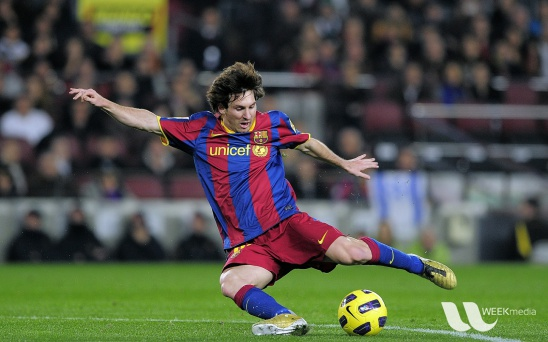
#> input picture img/messi5.jpg, 548 x 342 px
$ python FourierTransform.py
#> lines starting #> are read from the running program, lines starting #| are printed output that depends on the picture
import cv2 as cv
import numpy as np
from matplotlib import pyplot as plt

img = cv.imread('../img/messi5.jpg', 0)
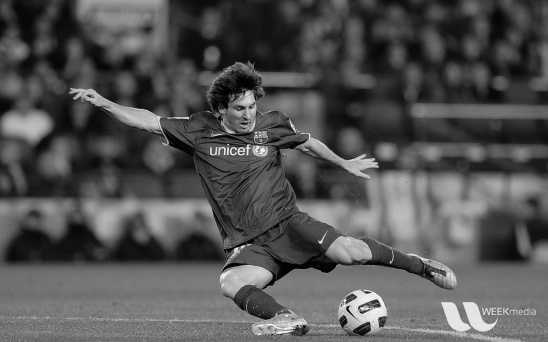
#> img: shape (342, 548); min 0, max 253, mean 83.3
f = np.fft.fft2(img)
fshift = np.fft.fftshift(f)
magnitude_spectrum = 20*np.log(np.abs(fshift))
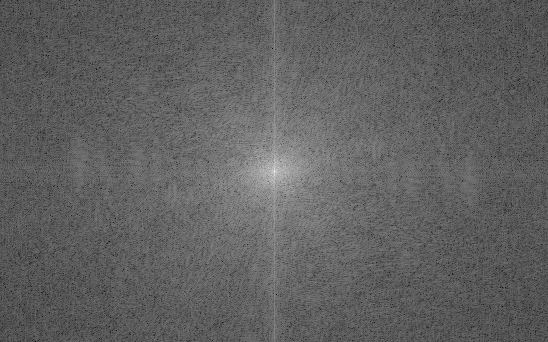
#> magnitude_spectrum: shape (342, 548) float64; min 52.51, max 331.3, mean 158.5; drawn with min black and max white

magnitude_spectrum_notshifted = 20*np.log(np.abs(f))
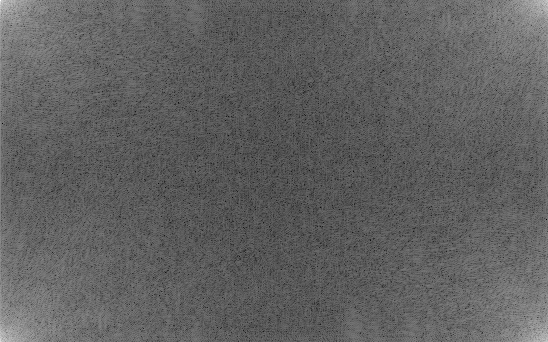
#> magnitude_spectrum_notshifted: shape (342, 548) float64; min 52.51, max 331.3, mean 158.5; drawn with min black and max white

plt.subplot(221), plt.imshow(img, 'gray')
plt.title('Input image'), plt.xticks([]), plt.yticks([])

plt.subplot(222), plt.imshow(magnitude_spectrum_notshifted, cmap='gray')
plt.title('Magnitude Spectrum(not shifted)'), plt.xticks([]), plt.yticks([])

plt.subplot(223), plt.imshow(magnitude_spectrum, cmap='gray')
plt.title('Magnitude Spectrum'), plt.xticks([]), plt.yticks([])

plt.show()
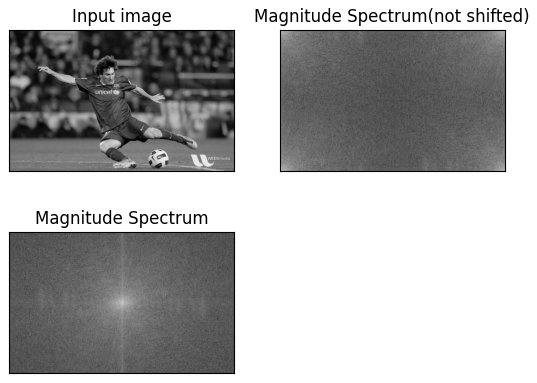
#> figure drawn by matplotlib, 3 panels

$ run again, with img/apple.jpg copied over img/messi5.jpg
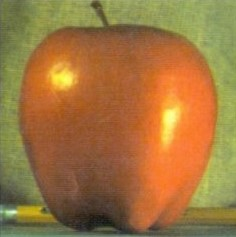
#> input picture img/apple.jpg, 236 x 237 px
#> `magnitude_spectrum_notshifted = 20*np.log(np.abs(f))`:
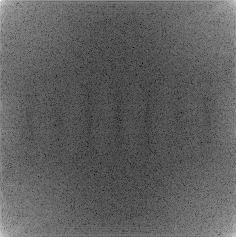
#> magnitude_spectrum_notshifted: shape (237, 236) float64; min -0.656, max 315, mean 117.7; drawn with min black and max white
#> `plt.show()`:
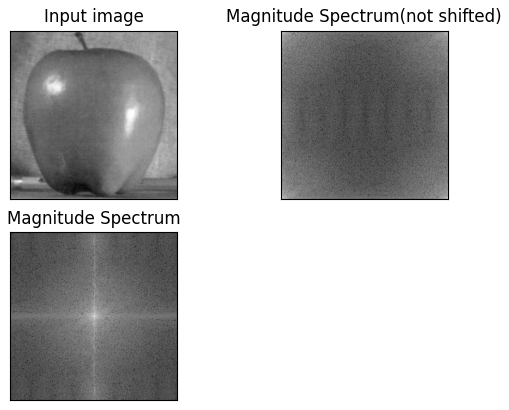
#> figure drawn by matplotlib, 3 panels
